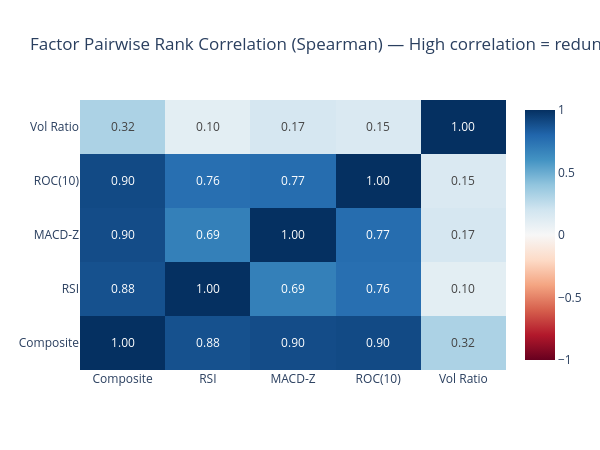

The notebook cell this image was saved under:
### Markdown cell above
## 7. Factor correlation matrix

### Code cell
# Stack all factors to compute pairwise rank correlations
factor_corr = pd.DataFrame({
    fname: fdf.stack() for fname, fdf in factors.items()
}).dropna().corr(method='spearman')

fig = go.Figure(go.Heatmap(
    z=factor_corr.values.tolist(),
    x=factor_corr.columns.tolist(),
    y=factor_corr.index.tolist(),
    colorscale='RdBu', zmid=0, zmin=-1, zmax=1,
    text=[[f'{v:.2f}' for v in row] for row in factor_corr.values],
    texttemplate='%{text}',
    showscale=True
))
fig.update_layout(
    title='Factor Pairwise Rank Correlation (Spearman) — High correlation = redundant signal',
    height=450, width=600
)
fig.show()

### Figure 1 — Plotly figure (JSON) as saved in the notebook; plotly's stock layout.template omitted (floating-point values rounded to 4 significant figures)
{"data": [{"colorscale": [[0, "rgb(103,0,31)"], [0.1, "rgb(178,24,43)"], [0.2, "rgb(214,96,77)"], [0.3, "rgb(244,165,130)"], [0.4, "rgb(253,219,199)"], [0.5, "rgb(247,247,247)"], [0.6, "rgb(209,229,240)"], [0.7, "rgb(146,197,222)"], [0.8, "rgb(67,147,195)"], [0.9, "rgb(33,102,172)"], [1, "rgb(5,48,97)"]], "showscale": true, "text": [["1.00", "0.88", "0.90", "0.90", "0.32"], ["0.88", "1.00", "0.69", "0.76", "0.10"], ["0.90", "0.69", "1.00", "0.77", "0.17"], ["0.90", "0.76", "0.77", "1.00", "0.15"], ["0.32", "0.10", "0.17", "0.15", "1.00"]], "texttemplate": "%{text}", "type": "heatmap", "x": ["Composite", "RSI", "MACD-Z", "ROC(10)", "Vol Ratio"], "y": ["Composite", "RSI", "MACD-Z", "ROC(10)", "Vol Ratio"], "z": [[1, 0.8788, 0.8957, 0.905, 0.3173], [0.8788, 1, 0.6857, 0.7585, 0.1037], [0.8957, 0.6857, 1, 0.7707, 0.1725], [0.905, 0.7585, 0.7707, 1, 0.1508], [0.3173, 0.1037, 0.1725, 0.1508, 1]], "zmax": 1, "zmid": 0, "zmin": -1}], "layout": {"height": 450, "title": {"text": "Factor Pairwise Rank Correlation (Spearman) — High correlation = redundant signal"}, "width": 600}}
